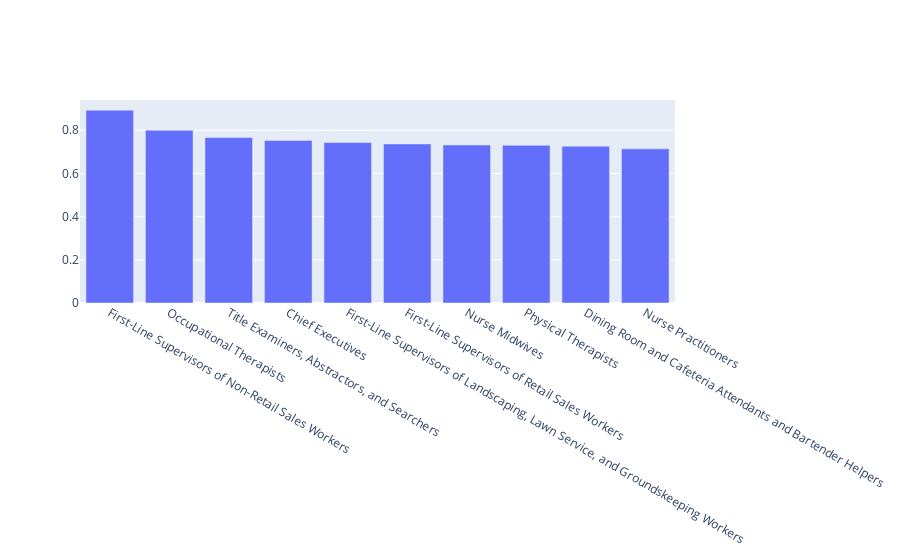

The code cell stored with this chart in its notebook:
### Code cell
distribution(best_dict)

### Figure 1 — Plotly figure (JSON) as saved in the notebook; plotly's stock layout.template omitted (floating-point values rounded to 4 significant figures)
{"data": [{"textposition": "auto", "type": "bar", "x": ["First-Line Supervisors of Non-Retail Sales Workers", "Occupational Therapists", "Title Examiners, Abstractors, and Searchers", "Chief Executives", "First-Line Supervisors of Landscaping, Lawn Service, and Groundskeeping Workers", "First-Line Supervisors of Retail Sales Workers", "Nurse Midwives", "Physical Therapists", "Dining Room and Cafeteria Attendants and Bartender Helpers", "Nurse Practitioners"], "y": [0.8933, 0.8003, 0.7662, 0.7533, 0.7433, 0.7367, 0.7321, 0.7305, 0.7262, 0.714]}], "layout": {"barmode": "stack", "xaxis": {"categoryorder": "total descending"}}}
